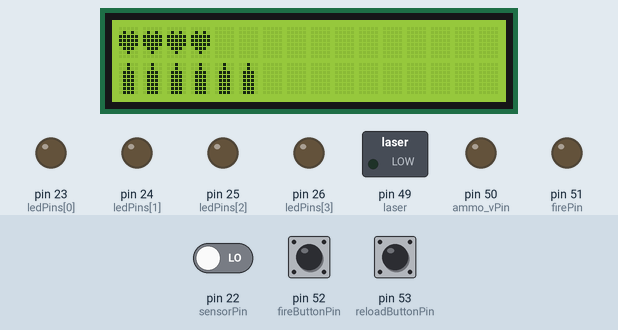
The sketch below on a simulated Arduino Mega 2560, built with avr-gcc and run on an emulated ATmega2560. Parts: 16×2 character LCD, switched loads named in the sketch (green lamp = pin HIGH), output pins drawn as LEDs (lit = HIGH). Inputs (shaded band) come from the test bench; at power-on: pin 52 (fireButtonPin) LOW, pin 22 (sensorPin) LOW, pin 53 (reloadButtonPin) LOW. What the sketch prints to the serial monitor is not drawn.

Above: at 1.2 s.
1.3 s: pin 52 (fireButtonPin) pulled HIGH for 0.15 s
At 2.7 s:
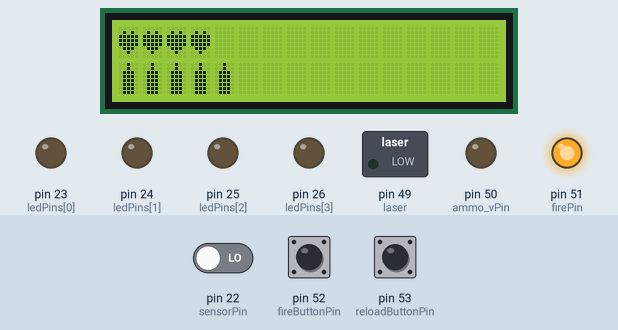
3.0 s: pin 52 (fireButtonPin) pulled HIGH for 1 s
At 5.2 s:
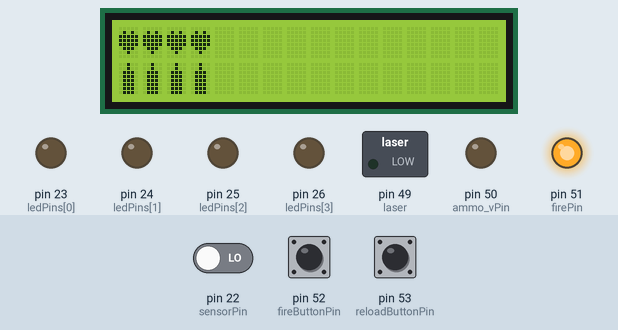
5.6 s: pin 52 (fireButtonPin) pulled HIGH for 0.15 s
At 7.0 s:
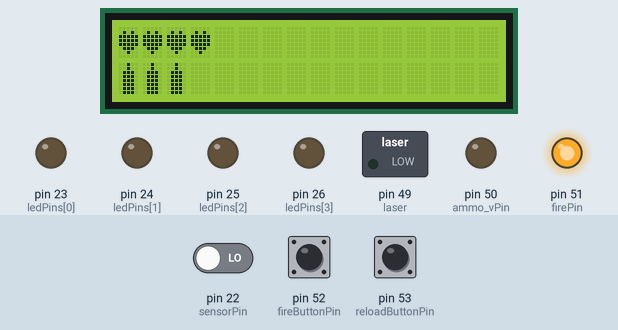
7.3 s: pin 52 (fireButtonPin) pulled HIGH for 3.2 s
At 11.4 s:
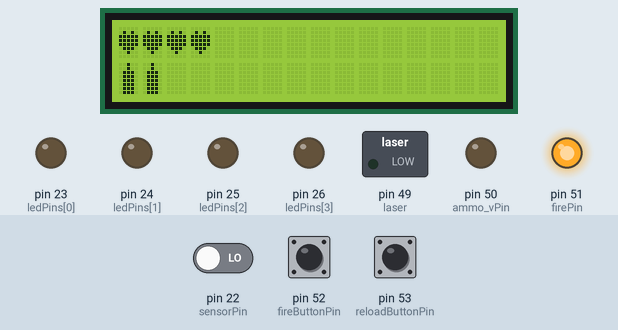
12.1 s: pin 52 (fireButtonPin) pulled HIGH for 0.15 s
At 13.3 s:
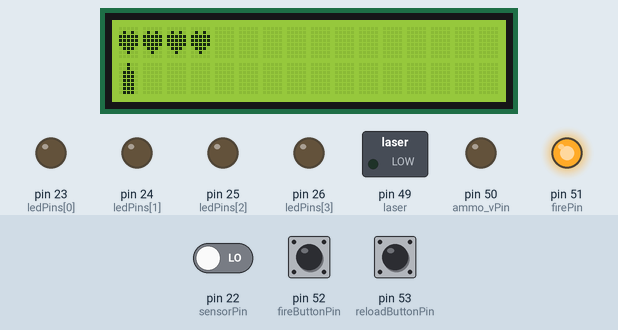
13.8 s: pin 52 (fireButtonPin) pulled HIGH for 1 s
At 15.8 s:
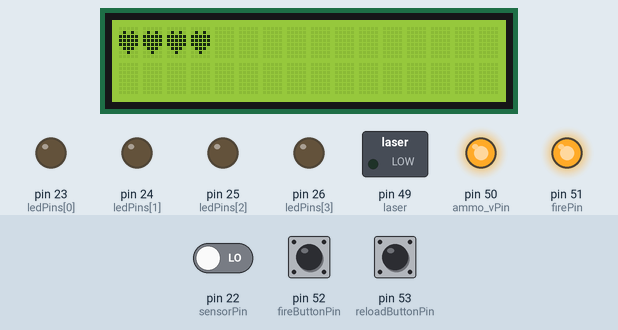
Timing chart, 0 to 17.3 s (numbered marks = the images above; inputs shaded):
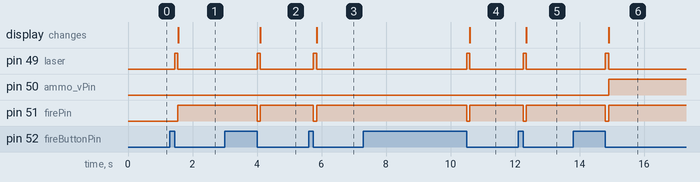

The sketch:

combinedCodeMega.ino
```cpp
#include <LiquidCrystal.h>

unsigned long   previousMillis;
unsigned long   blinkInterval = 500;
int reloadButtonPin = 53;
int fireButtonPin = 52;
int firePin = 51;
int ammo_vPin = 50;
int laser = 49;
int ledPins[4] = {23,24,25,26};
int sensorPin = 22;

int life_v = 4;
int clip_v = 6;
int last_life_v = 4;
int last_clip_v = 6;
const int clip_max = 6;

LiquidCrystal lcd(6, 7, 5, 4, 3, 2);
byte ammo[8] = {
	0b00100,
	0b00100,
	0b01110,
	0b01110,
	0b01110,
	0b01110,
	0b01110,
	0b01110
};
byte heart[8] = {
  0b00000,
  0b01010,
  0b11111,
  0b11111,
  0b11111,
  0b01110,
  0b00100,
  0b00000
};

void
setup()
{
  Serial.begin(9600);
  pinMode(sensorPin, INPUT);
  pinMode(reloadButtonPin, INPUT);
  pinMode(fireButtonPin,   INPUT);
  pinMode(laser, OUTPUT);
  pinMode(firePin,    OUTPUT);
  pinMode(ammo_vPin, OUTPUT);
  for (int i = 0; i < 4; i++){
    pinMode(ledPins[i], OUTPUT);
  }

  lcd.begin(16, 2);
  lcd.createChar(1, heart);
  lcd.createChar(0, ammo);
}

void loop(){
  dispAmmo();
  dispLife();
  unsigned int    total = 0;
  long            datum;

  datum = pulseIn(sensorPin, LOW, 1000);

  if (life_v <= 0){
    delay(3000);
    life_v = 4;
  }

  if (datum > 100) {
    Serial.println("Shot");
    life_v--;
    delay(500);
  }

  if (digitalRead(fireButtonPin)== HIGH && clip_v > 0){
    Serial.println("Pushed in");
    while (digitalRead(fireButtonPin) == HIGH){}
    Serial.println("Fire Button");
    digitalWrite(firePin, LOW);
    digitalWrite(laser, HIGH);
    delay(100);
    digitalWrite(firePin, HIGH);
    digitalWrite(laser, LOW);
    clip_v--;
  }

  Serial.println("Ammo");
  Serial.println(clip_v);
  Serial.println("Health");
  Serial.println(life_v);

  if (digitalRead(reloadButtonPin) == HIGH){
    while (digitalRead(reloadButtonPin) == HIGH){}
    clip_v = clip_max;
  }
}


void dispAmmo(){
  if (clip_v <= 0){
     digitalWrite(ammo_vPin, HIGH);
  }
  else{
    digitalWrite(ammo_vPin, LOW);
  }
  lcd.setCursor(0,1);
  if (last_clip_v != clip_v){
    last_clip_v = clip_v;
    lcd.print("       ");
  }
  lcd.setCursor(0,1);
  for (int i = 0; i < clip_v; i++){
    lcd.write((byte) 0);
  }
}

void dispLife(){
  lcd.setCursor(0,0);
  if (last_life_v != life_v){
     last_life_v = life_v;
     lcd.print("    ");
  }
  lcd.setCursor(0,0);
  for (int i = 0; i < life_v; i++){
    lcd.write((byte) 1);
  }
}
```

Measured:
- after the input at 1.3 s, pin 49 (laser): LOW → HIGH after 0.15 s, → LOW 0.10 s later; pin 51 (firePin): LOW → HIGH after 0.25 s; the display: changes after 0.25 s (image 1)
- after the input at 3.0 s, pin 49 (laser): LOW → HIGH after 1.0 s, → LOW 0.10 s later; pin 51 (firePin): HIGH → LOW after 1.0 s, → HIGH 0.10 s later; the display: changes after 1.1 s (image 2)
- after the input at 5.6 s, pin 49 (laser): LOW → HIGH after 0.15 s, → LOW 0.10 s later; pin 51 (firePin): HIGH → LOW after 0.15 s, → HIGH 0.10 s later; the display: changes after 0.25 s (image 3)
- after the input at 7.3 s, pin 49 (laser): LOW → HIGH after 3.2 s, → LOW 0.10 s later; pin 51 (firePin): HIGH → LOW after 3.2 s, → HIGH 0.10 s later; the display: changes after 3.3 s (image 4)
- after the input at 12.1 s, pin 49 (laser): LOW → HIGH after 0.15 s, → LOW 0.10 s later; pin 51 (firePin): HIGH → LOW after 0.15 s, → HIGH 0.10 s later; the display: changes after 0.25 s (image 5)
- after the input at 13.8 s, pin 49 (laser): LOW → HIGH after 1.0 s, → LOW 0.10 s later; pin 50 (ammo_vPin): LOW → HIGH after 1.1 s; pin 51 (firePin): HIGH → LOW after 1.0 s, → HIGH 0.10 s later; the display: changes after 1.1 s (image 6)
